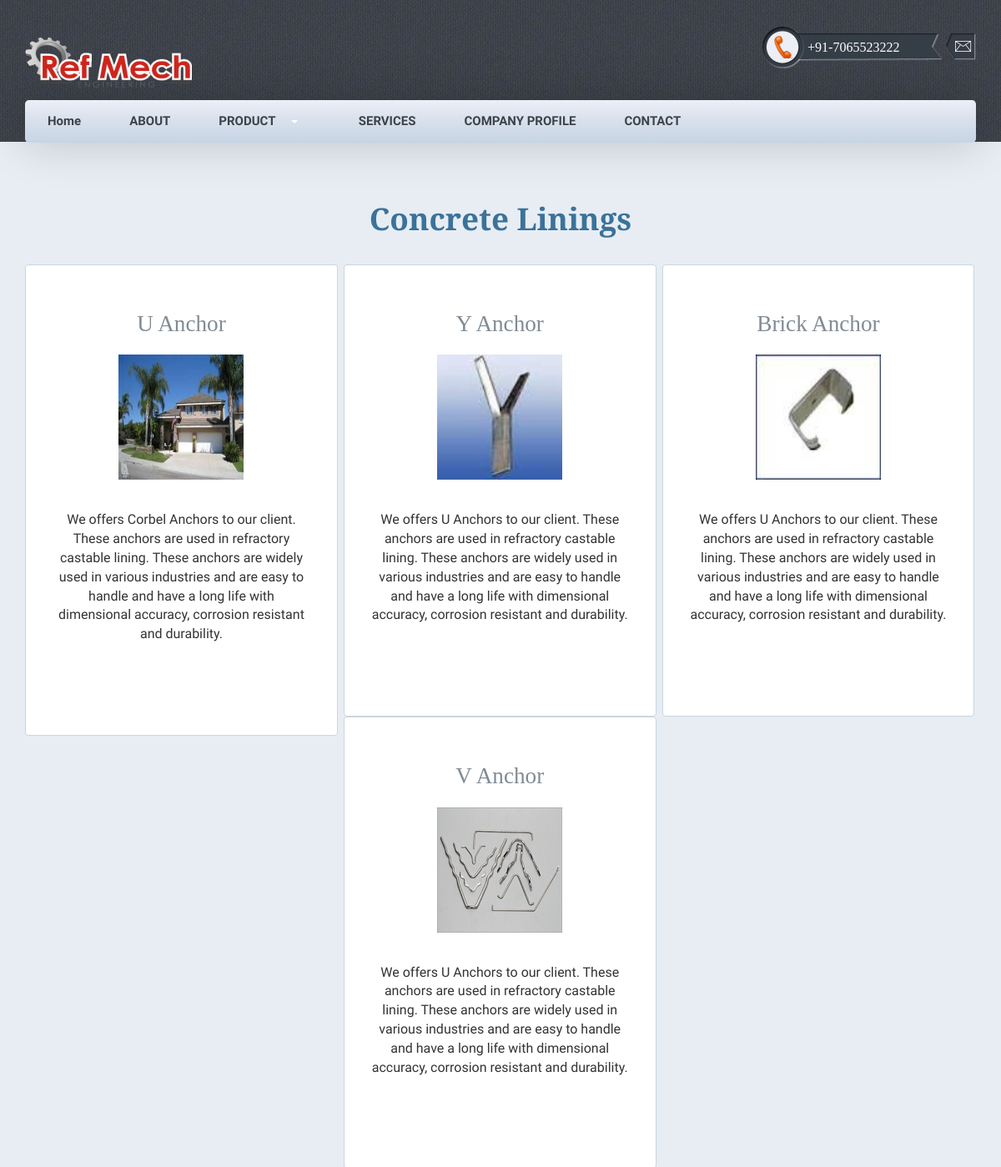
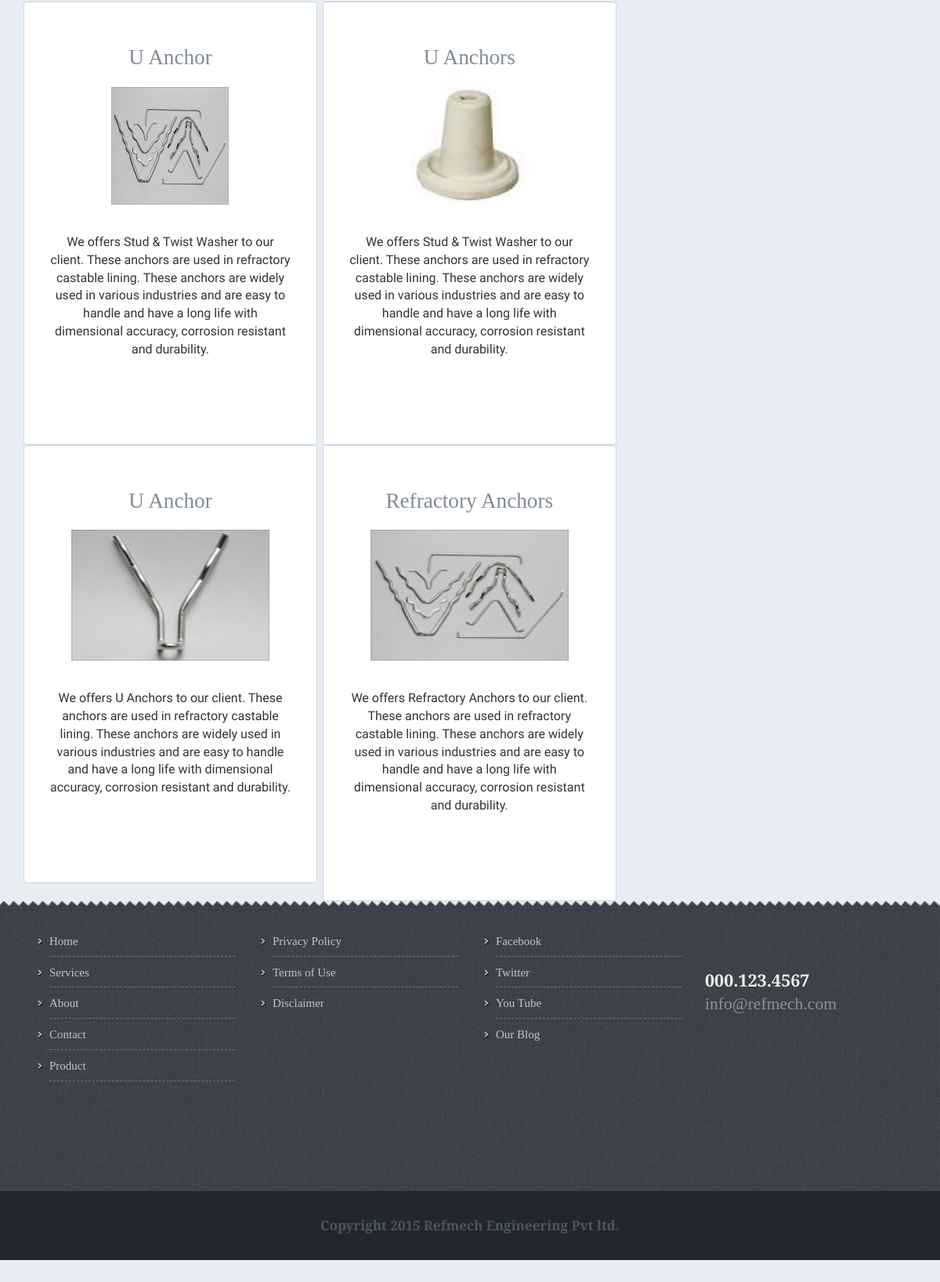
The page /ConcreteLinings.php on the database its author committed (2 pictures, top to bottom).
### tables this page shows
CREATE TABLE IF NOT EXISTS `image` (
  `id` int(11) NOT NULL AUTO_INCREMENT,
  `imagename` varchar(80) NOT NULL,
  `imagedesc` text NOT NULL,
  `category` varchar(40) NOT NULL,
  `subcategory` varchar(40) NOT NULL,
  `deleteflag` enum('y','n') NOT NULL DEFAULT 'n',
  PRIMARY KEY (`id`)
);

### ConcreteLinings.php (the view, shortened to what this page needs)
<!DOCTYPE html>
<html>
<head>
	<link rel="stylesheet" href="http://maxcdn.bootstrapcdn.com/bootstrap/3.3.4/css/bootstrap.min.css">
	<link href="css/bootstrap.css" rel='stylesheet' type='text/css' />
	<link href="css/style.css" rel='stylesheet' type='text/css' />
</head>
<body>
	<?php
	include('header.php');
	?>
		<div class="price">
			<div class="container">
				<div class="price-main">
					<h3>Concrete Linings</h3>
				</div>
				<div class="price-section-grids">
					<?php
					$sql ="select * from image where category='Corbal Anchor' and deleteflag='n'";
					$result= mysql_query($sql);
					while($row = mysql_fetch_array($result))
					{
						?>
						<div class="col-md-4 price-value">
							<div class="price-section-grid">
								<h5><?php echo $row['subcategory'];?></h5>
								<img src="image/<?php echo $row['imagename'];?>"width="150" height="150"></a>
								<ul>
									<p><?php echo $row['imagedesc'];?> </p>
								</ul>
							</div>
						</div>
						<?php
					}
					?>
					<div class="col-md-4 price-value">
						<div class="price-section-grid">
							<h5>U Anchor</h5>
							<img src="images/img/Refactory/insul-prod-anchor_img003-250x250 (1).jpg" alt="" width="253" height="167"/></a>
							<ul>
								<p>We offers U Anchors to our client. These anchors are used in refractory castable lining. These anchors are widely used in various industries and are easy to handle and have a long life with dimensional accuracy, corrosion resistant  and durability.</p>
							</ul>
						</div>
					</div>
					<div class="col-md-4 price-value">
						<div class="price-section-grid">
							<h5>Refractory Anchors</h5>
							<img src="images/img/Refactory/insul-prod-anchor_img038-250x250.jpg" alt="" width="253" height="167"/></a>
							<ul>
								<p>We offers Refractory Anchors to our client. These anchors are used in refractory castable lining. These anchors are widely used in various industries and are easy to handle and have a long life with dimensional accuracy, corrosion resistant  and durability.</p>
							</ul>
						</div>
					</div>
				</div>
			</div>
			<div class="footer">
				<div class="container">
					<div class="footer-top">
						<div class="col-md-3 footer-top-left ftr-one">
							<ul>
								<li><a href="index.html">Home</a></li>
								<li><a href="services.html">Services</a></li>
								<li><a href="about.html">About</a></li>
								<li><a href="contact.html">Contact</a></li>
								<li><a href="product.html">Product</a></li>
							</ul>
						</div>
						<div class="col-md-3 footer-top-left ftr-two">
							<ul>
								<li><a href="#">Privacy Policy</a></li>
								<li><a href="#">Terms of Use</a></li>
								<li><a href="#">Disclaimer</a></li>
							</ul>
						</div>
						<div class="col-md-3 footer-top-left ftr-tre">
							<ul>
								<li><a href="#">Facebook</a></li>
								<li><a href="#">Twitter</a></li>
								<li><a href="#">You Tube</a></li>
								<li><a href="#">Our Blog</a></li>
							</ul>
						</div>
						<div class="col-md-3 footer-top-left">
							<p>000.123.4567</p>
							<a href="mailto:example@email.com">info@refmech.com</a>
						</div>
						<div class="clearfix"></div>
					</div>
				</div>
			</div>
			<div class="footer-bottom">
				<div class="container">
					<div class="footer-text">
						<p>Copyright  2015 <a href="#">Refmech Engineering Pvt ltd.</a></p>
					</div>
				</div>
			</div>
		</body>
		</html>

### css/style.css (style rules this page uses)
html, body { font-size: 100%; background: #fff; font-family: 'Droid Sans', sans-serif; }
body a { transition: 0.5s all ease; -webkit-transition: 0.5s all ease; -moz-transition: 0.5s all ease; -o-transition: 0.5s all ease; -ms-transition: 0.5s all ease; }
h1,h2,h3,h4,h5,h6 { margin:0; }
p { margin:0; }
ul,label { margin:0; padding:0; }
.footer { background:url(../images/footer-banner.png) no-repeat; background-size:cover; -webkit-background-size:cover; -moz-background-size:cover; -o-background-size:cover; -ms-background-size:cover; min-height: 370px; }
.footer-top-left ul { padding:0; }
.footer-top-left ul li { list-style-image: url(../images/arw.png); margin: 0px 0px 9px 18px; border-bottom: 1px solid rgba(200, 193, 193, 0.4); border-style: dashed; border-top: 0; border-left: 0; border-right: 0; padding-bottom: 7px; }
.footer-top-left ul li a { font-family: 'Bitter', serif; font-size:15px; color:#c4c4c4; font-weight:400; }
.footer-top { margin-top: 3.5%; }
.ftr-one ul li:nth-child(8),.ftr-two ul li:nth-child(3),.ftr-tre ul li:nth-child(4) { border-bottom:0; }
.footer-top-left p { color: #ececec; font-weight: 700; font-size: 1.35em; margin-top: 18%; font-family: 'Bitter', serif; }
.footer-top-left a { color: #919191; font-size: 1.35em; font-weight: 400; font-family: 'Bitter', serif; }
.footer-bottom { background:#22272f; padding:2em 0px; text-align:center; }
.footer-text p { color:#4b5566; font-family: 'Bitter', serif; font-size:17px; font-weight:700; }
.footer-text p a { color:#4b5566; }
.about-main h3,.choose-main h3, .contact-main h3,.services-main h3, .feature-main h3,.price-main h3 { text-align:center; color:#3b729a; font-size:2.5em; font-weight:700; margin:0; font-family: 'Bitter', serif; }
.price { padding: 6em 0; background:#e7edf3; }
.price-section-grid h5 { color:#818b95; font-family: 'Bitter', serif; font-size:1.9em; font-weight:300; margin-bottom:0.8em; }
.price-section-grid ul { margin:2.5em 0; }
.price-value { border: 1px solid #ccd5df; border-radius: 4px; -webkit-border-radius: 4px; -moz-border-radius: 4px; -o-border-radius: 4px; -ms-border-radius: 4px; padding:4em 2em 5em 2em; background:#fff; width:32.888%; float:left; margin-right:0.6%; text-align:center; }
.price-section-grids { margin-top: 4%; }
.price-value:nth-child(3) { margin-right:0; }
@media (max-width: 1366px) { .price-section-grid h5 { font-size: 1.7em; } }
@media (max-width: 1366px) { .price { padding: 5.2em 0; } }
@media (max-width: 1366px) { .price-section-grid ul { margin: 2.3em 0; } }
@media (max-width: 1366px) { .price-value { padding: 3.5em 2em 4.5em 2em; } }
@media (max-width: 1366px) { .about-main h3, .choose-main h3, .contact-main h3, .services-main h3, .feature-main h3, .price-main h3,.team-main h3 { font-size: 2.3em; } }
@media (max-width: 1280px) { .price { padding: 4.5em 0; } }
@media (max-width: 1280px) { .price-section-grids { margin-top: 3%; } }

### rows shown on the page
image: subcategory "U Anchor", imagename (picture), imagedesc "We offers Corbel Anchors to our client. These anchors are used in refractory castable lining. These anchors are widely used in various industries and are easy to handle and have a long life with dimensional accuracy, corrosion resistant and durability."
image: subcategory "Y Anchor", imagename (picture), imagedesc "We offers U Anchors to our client. These anchors are used in refractory castable lining. These anchors are widely used in various industries and are easy to handle and have a long life with dimensional accuracy, corrosion resistant and durability."
image: subcategory "Brick Anchor", imagename (picture), imagedesc "We offers U Anchors to our client. These anchors are used in refractory castable lining. These anchors are widely used in various industries and are easy to handle and have a long life with dimensional accuracy, corrosion resistant and durability."
image: subcategory "V Anchor", imagename (picture), imagedesc "We offers U Anchors to our client. These anchors are used in refractory castable lining. These anchors are widely used in various industries and are easy to handle and have a long life with dimensional accuracy, corrosion resistant and durability."
image: subcategory "U Anchor", imagename (picture), imagedesc "We offers Stud & Twist Washer to our client. These anchors are used in refractory castable lining. These anchors are widely used in various industries and are easy to handle and have a long life with dimensional accuracy, corrosion resistant and durability."
image: subcategory "U Anchors", imagename (picture), imagedesc "We offers Stud & Twist Washer to our client. These anchors are used in refractory castable lining. These anchors are widely used in various industries and are easy to handle and have a long life with dimensional accuracy, corrosion resistant and durability."
